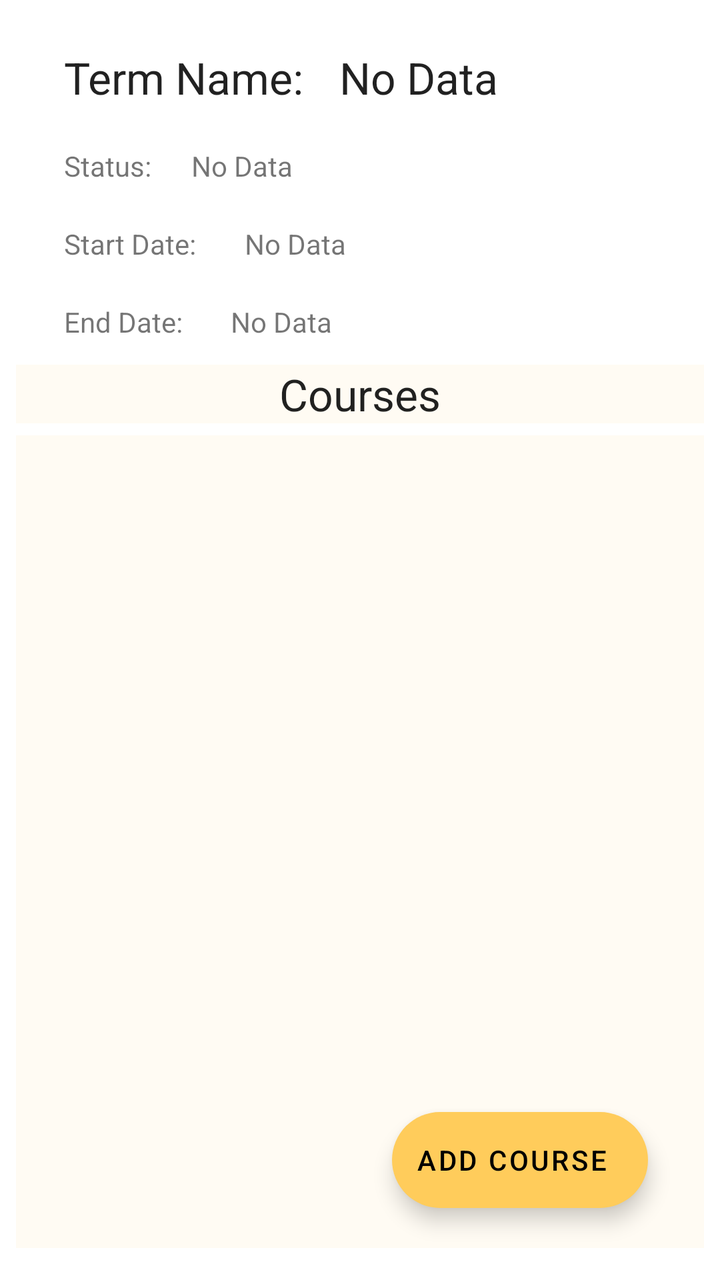
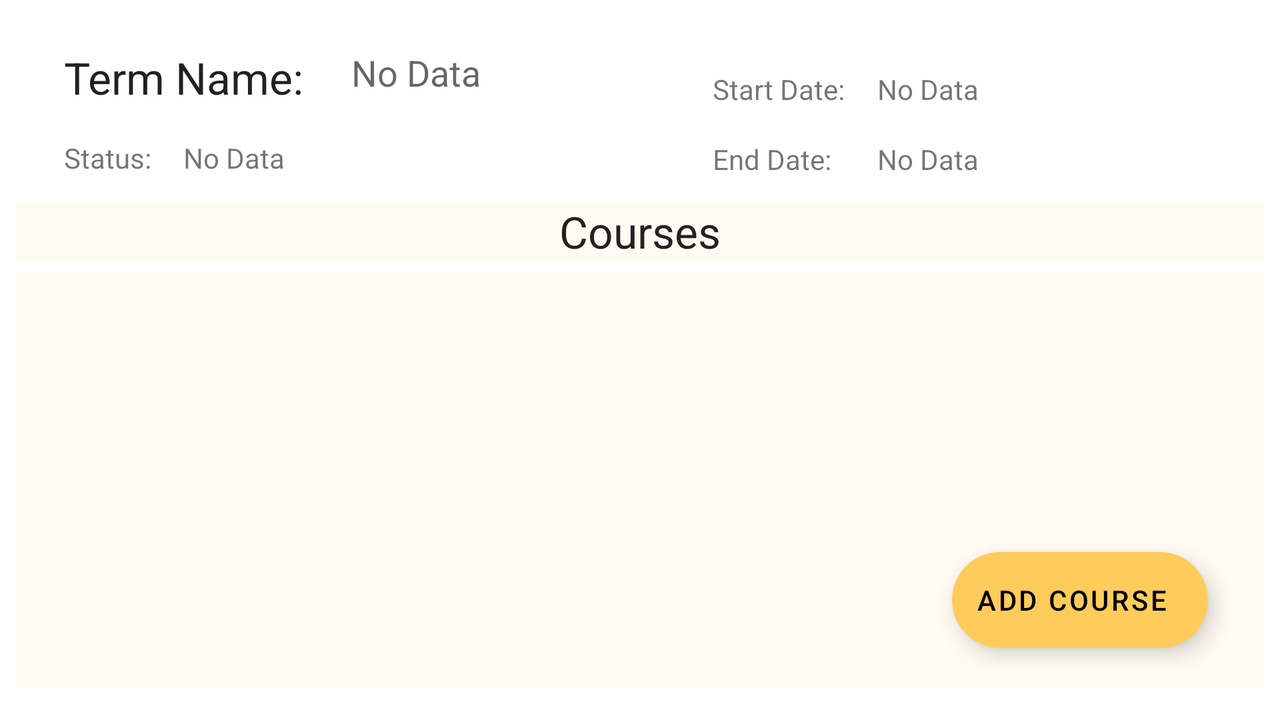

The same Android screen from two of the app's own layout files: first res/layout/ as a phone draws it, then the author's variant for another configuration, drawn on a device whose configuration selects that folder. Both files follow.
<!-- AndroidManifest.xml: application theme Theme.WGUSchedulerLG -->
<!-- res/layout/activity_term_details.xml -->
<?xml version="1.0" encoding="utf-8"?>
<ScrollView xmlns:android="http://schemas.android.com/apk/res/android"
    xmlns:app="http://schemas.android.com/apk/res-auto"
    xmlns:tools="http://schemas.android.com/tools"
    android:layout_width="match_parent"
    android:layout_height="match_parent"
    android:fillViewport="true">

<androidx.constraintlayout.widget.ConstraintLayout
    android:layout_width="match_parent"
    android:layout_height="match_parent"
    tools:context=".Activity.TermDetails">

    <TextView
        android:id="@+id/textView2"
        android:layout_width="wrap_content"
        android:layout_height="wrap_content"
        android:layout_marginStart="32dp"
        android:layout_marginLeft="32dp"
        android:layout_marginTop="24dp"
        android:text="Term Name:"
        android:textAppearance="@style/TextAppearance.AppCompat.Large"
        app:layout_constraintStart_toStartOf="parent"
        app:layout_constraintTop_toTopOf="parent" />

    <TextView
        android:id="@+id/textView7"
        android:layout_width="wrap_content"
        android:layout_height="wrap_content"
        android:layout_marginTop="20dp"
        android:text="Start Date:"
        app:layout_constraintStart_toStartOf="@+id/textView8"
        app:layout_constraintTop_toBottomOf="@+id/textView8" />

    <TextView
        android:id="@+id/textView8"
        android:layout_width="wrap_content"
        android:layout_height="wrap_content"
        android:layout_marginTop="20dp"
        android:text="Status:"
        app:layout_constraintStart_toStartOf="@+id/textView2"
        app:layout_constraintTop_toBottomOf="@+id/textView2" />

    <TextView
        android:id="@+id/textView9"
        android:layout_width="wrap_content"
        android:layout_height="wrap_content"
        android:layout_marginTop="20dp"
        android:text="End Date:"
        app:layout_constraintStart_toStartOf="@+id/textView7"
        app:layout_constraintTop_toBottomOf="@+id/textView7" />

    <ListView
        android:id="@+id/tdClassList"
        android:layout_width="0dp"
        android:layout_height="0dp"
        android:layout_marginStart="8dp"
        android:layout_marginLeft="8dp"
        android:layout_marginTop="6dp"
        android:layout_marginEnd="8dp"
        android:layout_marginRight="8dp"
        android:layout_marginBottom="16dp"
        android:background="#FFFBF3"
        app:layout_constraintBottom_toBottomOf="parent"
        app:layout_constraintEnd_toEndOf="parent"
        app:layout_constraintHorizontal_bias="0.50"
        app:layout_constraintStart_toStartOf="parent"
        app:layout_constraintTop_toBottomOf="@+id/textView3"
        app:layout_constraintVertical_bias="0.0">

    </ListView>

    <TextView
        android:id="@+id/tdName"
        android:layout_width="wrap_content"
        android:layout_height="wrap_content"
        android:layout_marginStart="18dp"
        android:layout_marginLeft="18dp"
        android:text="No Data"
        android:textAppearance="@style/TextAppearance.AppCompat.Large"
        app:layout_constraintStart_toEndOf="@+id/textView2"
        app:layout_constraintTop_toTopOf="@+id/textView2" />

    <TextView
        android:id="@+id/tdStatus"
        android:layout_width="wrap_content"
        android:layout_height="wrap_content"
        android:layout_marginStart="20dp"
        android:layout_marginLeft="20dp"
        android:text="No Data"
        app:layout_constraintStart_toEndOf="@+id/textView8"
        app:layout_constraintTop_toTopOf="@+id/textView8" />

    <TextView
        android:id="@+id/tdSdate"
        android:layout_width="wrap_content"
        android:layout_height="wrap_content"
        android:layout_marginStart="24dp"
        android:layout_marginLeft="24dp"
        android:text="No Data"
        app:layout_constraintStart_toEndOf="@+id/textView7"
        app:layout_constraintTop_toTopOf="@+id/textView7" />

    <TextView
        android:id="@+id/tdEdate"
        android:layout_width="wrap_content"
        android:layout_height="wrap_content"
        android:layout_marginStart="24dp"
        android:layout_marginLeft="24dp"
        android:text="No Data"
        app:layout_constraintStart_toEndOf="@+id/textView9"
        app:layout_constraintTop_toTopOf="@+id/textView9" />


    <com.google.android.material.floatingactionbutton.ExtendedFloatingActionButton
        android:id="@+id/tdAddClassFAB"
        android:layout_width="wrap_content"
        android:layout_height="wrap_content"
        android:layout_marginEnd="36dp"
        android:layout_marginRight="36dp"
        android:layout_marginBottom="36dp"
        app:layout_constraintBottom_toBottomOf="parent"
        app:layout_constraintEnd_toEndOf="parent"
        android:contentDescription="@string/add_course_efab"
        android:text="@string/add_course_efab"
        app:icon="@drawable/ic_menu_add"
        app:backgroundTint="#FFCC5B"/>

    <TextView
        android:id="@+id/textView3"
        android:layout_width="0dp"
        android:layout_height="wrap_content"
        android:layout_marginStart="8dp"
        android:layout_marginLeft="8dp"
        android:layout_marginTop="12dp"
        android:layout_marginEnd="8dp"
        android:layout_marginRight="8dp"
        android:background="#FFFBF3"
        android:gravity="center"
        android:text="Courses"
        android:textAppearance="@style/TextAppearance.AppCompat.Large"
        app:layout_constraintEnd_toEndOf="parent"
        app:layout_constraintHorizontal_bias="0.50"
        app:layout_constraintStart_toStartOf="parent"
        app:layout_constraintTop_toBottomOf="@+id/textView9" />
</androidx.constraintlayout.widget.ConstraintLayout>
</ScrollView>
<!-- resources referenced by this layout -->
<resources>
  <string name="add_course_efab">Add Course</string>
  <style name="Theme.WGUSchedulerLG" parent="Theme.MaterialComponents.DayNight.DarkActionBar">
          
          <item name="colorPrimary">@color/yellow_500</item>
          <item name="colorPrimaryVariant">@color/yellow_700</item>
          <item name="colorOnPrimary">@color/white</item>
          
          <item name="colorSecondary">@color/blue_200</item>
          <item name="colorSecondaryVariant">@color/blue_700</item>
          <item name="colorOnSecondary">@color/black</item>
          
          <item name="android:statusBarColor" tools:targetApi="l">?attr/colorPrimaryVariant</item>
          
      </style>
  <color name="yellow_500">#FFBC2A</color>
  <color name="yellow_700">#F8A900</color>
  <color name="white">#FFFFFFFF</color>
  <color name="blue_200">#5C8FFF</color>
  <color name="blue_700">#5F5CFF</color>
  <color name="black">#FF000000</color>
</resources>
<!-- res/layout-land/activity_term_details.xml (the author's variant of the layout above) -->
<!-- drawn on the phone turned sideways -->
<?xml version="1.0" encoding="utf-8"?>
<ScrollView xmlns:android="http://schemas.android.com/apk/res/android"
    xmlns:app="http://schemas.android.com/apk/res-auto"
    xmlns:tools="http://schemas.android.com/tools"
    android:layout_width="match_parent"
    android:layout_height="match_parent"
    android:fillViewport="true">

    <androidx.constraintlayout.widget.ConstraintLayout
        android:layout_width="match_parent"
        android:layout_height="match_parent"
        tools:context=".Activity.TermDetails">

        <TextView
            android:id="@+id/textView2"
            android:layout_width="wrap_content"
            android:layout_height="wrap_content"
            android:layout_marginStart="32dp"
            android:layout_marginLeft="32dp"
            android:layout_marginTop="24dp"
            android:text="Term Name:"
            android:textAppearance="@style/TextAppearance.AppCompat.Large"
            app:layout_constraintStart_toStartOf="parent"
            app:layout_constraintTop_toTopOf="parent" />

        <TextView
            android:id="@+id/textView7"
            android:layout_width="wrap_content"
            android:layout_height="wrap_content"
            android:layout_marginStart="116dp"
            android:layout_marginLeft="116dp"
            android:layout_marginTop="35dp"
            android:text="Start Date:"
            app:layout_constraintStart_toEndOf="@+id/tdName"
            app:layout_constraintTop_toTopOf="parent" />

        <TextView
            android:id="@+id/textView8"
            android:layout_width="wrap_content"
            android:layout_height="wrap_content"
            android:layout_marginTop="16dp"
            android:text="Status:"
            app:layout_constraintStart_toStartOf="@+id/textView2"
            app:layout_constraintTop_toBottomOf="@+id/textView2" />

        <TextView
            android:id="@+id/textView9"
            android:layout_width="wrap_content"
            android:layout_height="wrap_content"
            android:layout_marginTop="16dp"
            android:text="End Date:"
            app:layout_constraintStart_toStartOf="@+id/textView7"
            app:layout_constraintTop_toBottomOf="@+id/textView7" />

        <ListView
            android:id="@+id/tdClassList"
            android:layout_width="0dp"
            android:layout_height="0dp"
            android:layout_marginStart="8dp"
            android:layout_marginLeft="8dp"
            android:layout_marginTop="6dp"
            android:layout_marginEnd="8dp"
            android:layout_marginRight="8dp"
            android:layout_marginBottom="16dp"
            android:background="#FFFBF3"
            app:layout_constraintBottom_toBottomOf="parent"
            app:layout_constraintEnd_toEndOf="parent"
            app:layout_constraintHorizontal_bias="0.50"
            app:layout_constraintStart_toStartOf="parent"
            app:layout_constraintTop_toBottomOf="@+id/textView3"
            app:layout_constraintVertical_bias="0.0">

        </ListView>

        <TextView
            android:id="@+id/tdName"
            android:layout_width="wrap_content"
            android:layout_height="wrap_content"
            android:layout_marginStart="24dp"
            android:layout_marginLeft="24dp"
            android:text="No Data"
            android:textAppearance="@style/TextAppearance.AppCompat.Medium"
            app:layout_constraintStart_toEndOf="@+id/textView2"
            app:layout_constraintTop_toTopOf="@+id/textView2" />

        <TextView
            android:id="@+id/tdStatus"
            android:layout_width="wrap_content"
            android:layout_height="wrap_content"
            android:layout_marginStart="16dp"
            android:layout_marginLeft="16dp"
            android:text="No Data"
            app:layout_constraintStart_toEndOf="@+id/textView8"
            app:layout_constraintTop_toTopOf="@+id/textView8" />

        <TextView
            android:id="@+id/tdSdate"
            android:layout_width="wrap_content"
            android:layout_height="wrap_content"
            android:layout_marginStart="16dp"
            android:layout_marginLeft="16dp"
            android:text="No Data"
            app:layout_constraintBottom_toBottomOf="@+id/textView7"
            app:layout_constraintStart_toEndOf="@+id/textView7"
            app:layout_constraintTop_toTopOf="@+id/textView7" />

        <TextView
            android:id="@+id/tdEdate"
            android:layout_width="wrap_content"
            android:layout_height="wrap_content"
            android:text="No Data"
            app:layout_constraintBottom_toBottomOf="@+id/textView9"
            app:layout_constraintStart_toStartOf="@+id/tdSdate"
            app:layout_constraintTop_toTopOf="@+id/textView9" />

        <com.google.android.material.floatingactionbutton.ExtendedFloatingActionButton
            android:id="@+id/tdAddClassFAB"
            android:layout_width="wrap_content"
            android:layout_height="wrap_content"
            android:layout_marginEnd="36dp"
            android:layout_marginRight="36dp"
            android:layout_marginBottom="36dp"
            app:layout_constraintBottom_toBottomOf="parent"
            app:layout_constraintEnd_toEndOf="parent"
            android:contentDescription="@string/add_course_efab"
            android:text="@string/add_course_efab"
            app:icon="@drawable/ic_menu_add"
            app:backgroundTint="#FFCC5B"/>

        <TextView
            android:id="@+id/textView3"
            android:layout_width="0dp"
            android:layout_height="wrap_content"
            android:layout_marginStart="8dp"
            android:layout_marginLeft="8dp"
            android:layout_marginTop="12dp"
            android:layout_marginEnd="8dp"
            android:layout_marginRight="8dp"
            android:background="#FFFBF3"
            android:gravity="center"
            android:text="Courses"
            android:textAppearance="@style/TextAppearance.AppCompat.Large"
            app:layout_constraintEnd_toEndOf="parent"
            app:layout_constraintHorizontal_bias="0.50"
            app:layout_constraintStart_toStartOf="parent"
            app:layout_constraintTop_toBottomOf="@+id/textView9" />
    </androidx.constraintlayout.widget.ConstraintLayout>
</ScrollView>
